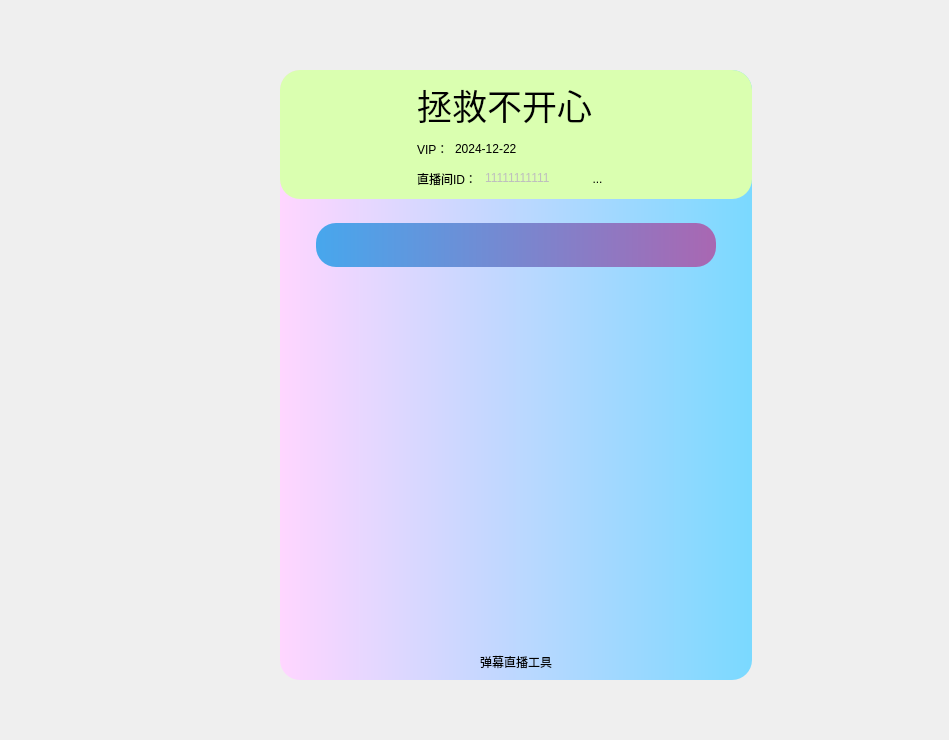
<?xml version="1.0" encoding="UTF-8"?>
<ui version="4.0">
 <class>Home</class>
 <widget class="QWidget" name="Home">
  <property name="enabled">
   <bool>true</bool>
  </property>
  <property name="geometry">
   <rect>
    <x>0</x>
    <y>0</y>
    <width>949</width>
    <height>740</height>
   </rect>
  </property>
  <property name="windowTitle">
   <string>首页</string>
  </property>
  <widget class="QWidget" name="main" native="true">
   <property name="geometry">
    <rect>
     <x>280</x>
     <y>70</y>
     <width>472</width>
     <height>610</height>
    </rect>
   </property>
   <property name="minimumSize">
    <size>
     <width>472</width>
     <height>610</height>
    </size>
   </property>
   <property name="maximumSize">
    <size>
     <width>472</width>
     <height>610</height>
    </size>
   </property>
   <property name="styleSheet">
    <string notr="true">#main{
	background-color: qlineargradient(spread:pad, x1:0, y1:0, x2:1, y2:0, stop:0 rgba(255, 214, 255, 255), stop:1 rgba(122, 217, 255, 255));
    border-radius: 20px;
}</string>
   </property>
   <layout class="QVBoxLayout" name="verticalLayout_2">
    <property name="leftMargin">
     <number>0</number>
    </property>
    <property name="topMargin">
     <number>0</number>
    </property>
    <property name="rightMargin">
     <number>0</number>
    </property>
    <property name="bottomMargin">
     <number>0</number>
    </property>
    <item>
     <layout class="QVBoxLayout" name="verticalLayout">
      <item>
       <widget class="QWidget" name="topBar" native="true">
        <layout class="QHBoxLayout" name="horizontalLayout_2">
         <property name="leftMargin">
          <number>0</number>
         </property>
         <property name="topMargin">
          <number>0</number>
         </property>
         <property name="rightMargin">
          <number>0</number>
         </property>
         <item>
          <layout class="QHBoxLayout" name="horizontalLayout">
           <item>
            <widget class="QWidget" name="userInfo" native="true">
             <property name="styleSheet">
              <string notr="true">#userInfo{
background-color: rgb(218, 255, 176);
 border-radius: 20px;
}</string>
             </property>
             <layout class="QHBoxLayout" name="horizontalLayout_4">
              <item>
               <widget class="QLabel" name="avaImg">
                <property name="minimumSize">
                 <size>
                  <width>111</width>
                  <height>111</height>
                 </size>
                </property>
                <property name="maximumSize">
                 <size>
                  <width>111</width>
                  <height>111</height>
                 </size>
                </property>
                <property name="styleSheet">
                 <string notr="true">#avaImg {
	border-image: url(:/images/images/ava.jpg);
             border-radius: 55px;
}</string>
                </property>
                <property name="text">
                 <string/>
                </property>
                <property name="scaledContents">
                 <bool>true</bool>
                </property>
                <property name="alignment">
                 <set>Qt::AlignCenter</set>
                </property>
               </widget>
              </item>
              <item>
               <widget class="QWidget" name="widget_4" native="true">
                <property name="maximumSize">
                 <size>
                  <width>252</width>
                  <height>16777215</height>
                 </size>
                </property>
                <layout class="QVBoxLayout" name="verticalLayout_6">
                 <property name="leftMargin">
                  <number>11</number>
                 </property>
                 <property name="topMargin">
                  <number>0</number>
                 </property>
                 <property name="rightMargin">
                  <number>0</number>
                 </property>
                 <property name="bottomMargin">
                  <number>0</number>
                 </property>
                 <item>
                  <widget class="QLabel" name="nickname">
                   <property name="font">
                    <font>
                     <pointsize>26</pointsize>
                    </font>
                   </property>
                   <property name="text">
                    <string>拯救不开心</string>
                   </property>
                  </widget>
                 </item>
                 <item>
                  <widget class="QWidget" name="widget_7" native="true">
                   <layout class="QHBoxLayout" name="horizontalLayout_6">
                    <property name="leftMargin">
                     <number>0</number>
                    </property>
                    <property name="topMargin">
                     <number>0</number>
                    </property>
                    <property name="rightMargin">
                     <number>0</number>
                    </property>
                    <property name="bottomMargin">
                     <number>0</number>
                    </property>
                    <item>
                     <layout class="QHBoxLayout" name="horizontalLayout_5">
                      <item>
                       <widget class="QLabel" name="vipLabel">
                        <property name="text">
                         <string>VIP：</string>
                        </property>
                       </widget>
                      </item>
                      <item>
                       <widget class="QLabel" name="vipTime">
                        <property name="text">
                         <string>2024-12-22</string>
                        </property>
                       </widget>
                      </item>
                      <item>
                       <spacer name="horizontalSpacer">
                        <property name="orientation">
                         <enum>Qt::Horizontal</enum>
                        </property>
                        <property name="sizeHint" stdset="0">
                         <size>
                          <width>40</width>
                          <height>20</height>
                         </size>
                        </property>
                       </spacer>
                      </item>
                     </layout>
                    </item>
                   </layout>
                  </widget>
                 </item>
                 <item>
                  <widget class="QWidget" name="widget_6" native="true">
                   <layout class="QHBoxLayout" name="horizontalLayout_8">
                    <property name="leftMargin">
                     <number>0</number>
                    </property>
                    <property name="topMargin">
                     <number>0</number>
                    </property>
                    <property name="rightMargin">
                     <number>0</number>
                    </property>
                    <property name="bottomMargin">
                     <number>0</number>
                    </property>
                    <item>
                     <layout class="QHBoxLayout" name="horizontalLayout_7">
                      <item>
                       <widget class="QLabel" name="label_5">
                        <property name="text">
                         <string>直播间ID：</string>
                        </property>
                       </widget>
                      </item>
                      <item>
                       <widget class="QLineEdit" name="urlID">
                        <property name="enabled">
                         <bool>false</bool>
                        </property>
                        <property name="styleSheet">
                         <string notr="true">#urlID{
border-top: none;
border-left: none;
border-right: none;
background-color:  transparent;
}</string>
                        </property>
                        <property name="text">
                         <string>11111111111</string>
                        </property>
                       </widget>
                      </item>
                      <item>
                       <widget class="QToolButton" name="editUrlIDBtn">
                        <property name="sizePolicy">
                         <sizepolicy hsizetype="Fixed" vsizetype="Fixed">
                          <horstretch>0</horstretch>
                          <verstretch>0</verstretch>
                         </sizepolicy>
                        </property>
                        <property name="styleSheet">
                         <string notr="true">QToolButton {
            border: none;
            background-color: transparent;
        }

QToolButton:hover{
padding-bottom:4px;
}</string>
                        </property>
                        <property name="text">
                         <string>...</string>
                        </property>
                        <property name="icon">
                         <iconset resource="pc.qrc">
                          <normaloff>:/icons/icons/create-outline.png</normaloff>:/icons/icons/create-outline.png</iconset>
                        </property>
                       </widget>
                      </item>
                      <item>
                       <spacer name="horizontalSpacer_2">
                        <property name="orientation">
                         <enum>Qt::Horizontal</enum>
                        </property>
                        <property name="sizeHint" stdset="0">
                         <size>
                          <width>40</width>
                          <height>20</height>
                         </size>
                        </property>
                       </spacer>
                      </item>
                     </layout>
                    </item>
                   </layout>
                  </widget>
                 </item>
                </layout>
               </widget>
              </item>
              <item alignment="Qt::AlignRight|Qt::AlignTop">
               <widget class="QWidget" name="widget_5" native="true">
                <property name="styleSheet">
                 <string notr="true">QPushButton{
border: none;
background-color: transparent;
}
QPushButton:hover{
padding-bottom:4px;
}</string>
                </property>
                <layout class="QHBoxLayout" name="horizontalLayout_9">
                 <property name="leftMargin">
                  <number>0</number>
                 </property>
                 <property name="topMargin">
                  <number>0</number>
                 </property>
                 <property name="rightMargin">
                  <number>0</number>
                 </property>
                 <property name="bottomMargin">
                  <number>0</number>
                 </property>
                 <item>
                  <widget class="QPushButton" name="logOutButton">
                   <property name="minimumSize">
                    <size>
                     <width>26</width>
                     <height>26</height>
                    </size>
                   </property>
                   <property name="styleSheet">
                    <string notr="true"/>
                   </property>
                   <property name="text">
                    <string/>
                   </property>
                   <property name="icon">
                    <iconset resource="pc.qrc">
                     <normaloff>:/icons/icons/log-out-outline.png</normaloff>:/icons/icons/log-out-outline.png</iconset>
                   </property>
                  </widget>
                 </item>
                 <item>
                  <widget class="QPushButton" name="settingsButton">
                   <property name="text">
                    <string/>
                   </property>
                   <property name="icon">
                    <iconset resource="pc.qrc">
                     <normaloff>:/icons/icons/settings-sharp.png</normaloff>:/icons/icons/settings-sharp.png</iconset>
                   </property>
                  </widget>
                 </item>
                 <item>
                  <widget class="QPushButton" name="closeButton">
                   <property name="minimumSize">
                    <size>
                     <width>26</width>
                     <height>26</height>
                    </size>
                   </property>
                   <property name="text">
                    <string/>
                   </property>
                   <property name="icon">
                    <iconset resource="pc.qrc">
                     <normaloff>:/icons/icons/close-sharp.png</normaloff>:/icons/icons/close-sharp.png</iconset>
                   </property>
                  </widget>
                 </item>
                </layout>
               </widget>
              </item>
             </layout>
            </widget>
           </item>
          </layout>
         </item>
        </layout>
       </widget>
      </item>
      <item>
       <widget class="QWidget" name="menuBar" native="true">
        <layout class="QVBoxLayout" name="verticalLayout_4">
         <item>
          <layout class="QVBoxLayout" name="verticalLayout_3">
           <item alignment="Qt::AlignHCenter">
            <widget class="QWidget" name="menuItem" native="true">
             <property name="minimumSize">
              <size>
               <width>400</width>
               <height>0</height>
              </size>
             </property>
             <property name="styleSheet">
              <string notr="true">#menuItem{
background-color: qlineargradient(x1:0, y1:0.5, x2:1, y2:0.5, stop:0 #47a7ed, stop: 1 #a967b2);
border-radius: 20px;
}</string>
             </property>
             <layout class="QHBoxLayout" name="horizontalLayout_3">
              <item>
               <widget class="QLabel" name="label_6">
                <property name="styleSheet">
                 <string notr="true">background-color: transparent;
image: url(:/icons/icons/logo-tiktok.png);</string>
                </property>
                <property name="text">
                 <string/>
                </property>
               </widget>
              </item>
              <item>
               <widget class="QLabel" name="label_8">
                <property name="styleSheet">
                 <string notr="true">background-color: transparent;
image: url(:/icons/icons/add.png);</string>
                </property>
                <property name="text">
                 <string/>
                </property>
               </widget>
              </item>
              <item>
               <widget class="QLabel" name="label_7">
                <property name="styleSheet">
                 <string notr="true">background-color: transparent;
image: url(:/icons/icons/midjourney.png);</string>
                </property>
                <property name="text">
                 <string/>
                </property>
               </widget>
              </item>
              <item>
               <spacer name="horizontalSpacer_3">
                <property name="orientation">
                 <enum>Qt::Horizontal</enum>
                </property>
                <property name="sizeType">
                 <enum>QSizePolicy::Minimum</enum>
                </property>
                <property name="sizeHint" stdset="0">
                 <size>
                  <width>26</width>
                  <height>26</height>
                 </size>
                </property>
               </spacer>
              </item>
              <item>
               <widget class="QPushButton" name="dyMjStartBtn">
                <property name="styleSheet">
                 <string notr="true">QPushButton{
border: none;
background-color: transparent;
}
QPushButton:hover{
padding-bottom:4px;
}</string>
                </property>
                <property name="text">
                 <string/>
                </property>
                <property name="icon">
                 <iconset resource="pc.qrc">
                  <normaloff>:/icons/icons/power-sharp-green.png</normaloff>:/icons/icons/power-sharp-green.png</iconset>
                </property>
                <property name="iconSize">
                 <size>
                  <width>40</width>
                  <height>40</height>
                 </size>
                </property>
               </widget>
              </item>
             </layout>
            </widget>
           </item>
          </layout>
         </item>
         <item>
          <spacer name="verticalSpacer">
           <property name="orientation">
            <enum>Qt::Vertical</enum>
           </property>
           <property name="sizeHint" stdset="0">
            <size>
             <width>20</width>
             <height>40</height>
            </size>
           </property>
          </spacer>
         </item>
        </layout>
       </widget>
      </item>
      <item>
       <widget class="QWidget" name="footBar" native="true">
        <layout class="QVBoxLayout" name="verticalLayout_5">
         <item alignment="Qt::AlignHCenter">
          <widget class="QLabel" name="label_9">
           <property name="text">
            <string>弹幕直播工具</string>
           </property>
          </widget>
         </item>
        </layout>
       </widget>
      </item>
     </layout>
    </item>
   </layout>
  </widget>
 </widget>
 <resources>
  <include location="pc.qrc"/>
 </resources>
 <connections/>
</ui>
